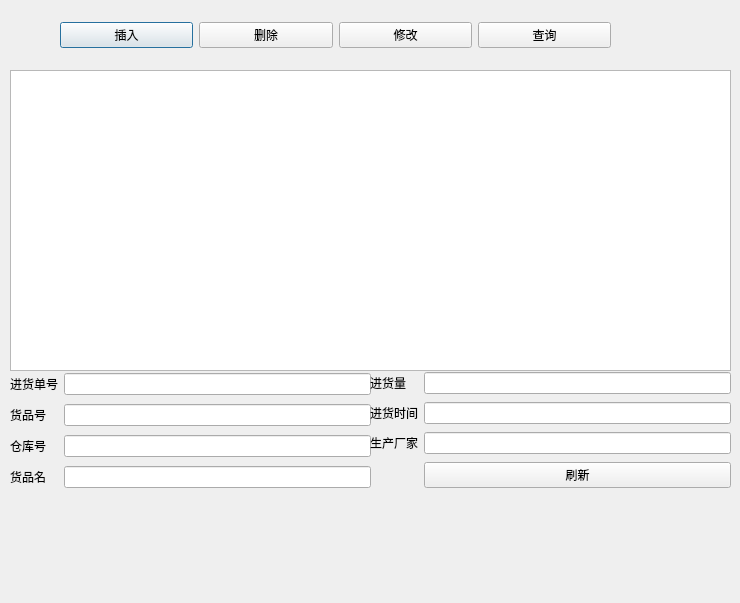
<?xml version="1.0" encoding="UTF-8"?>
<ui version="4.0">
 <class>DialogPurchaseManage</class>
 <widget class="QDialog" name="DialogPurchaseManage">
  <property name="geometry">
   <rect>
    <x>0</x>
    <y>0</y>
    <width>740</width>
    <height>603</height>
   </rect>
  </property>
  <property name="windowTitle">
   <string>Dialog</string>
  </property>
  <widget class="QTableView" name="tableView">
   <property name="geometry">
    <rect>
     <x>10</x>
     <y>70</y>
     <width>721</width>
     <height>301</height>
    </rect>
   </property>
  </widget>
  <widget class="QWidget" name="horizontalLayoutWidget">
   <property name="geometry">
    <rect>
     <x>60</x>
     <y>10</y>
     <width>551</width>
     <height>51</height>
    </rect>
   </property>
   <layout class="QHBoxLayout" name="horizontalLayout">
    <item>
     <widget class="QPushButton" name="btnadd">
      <property name="text">
       <string>插入</string>
      </property>
     </widget>
    </item>
    <item>
     <widget class="QPushButton" name="btndel">
      <property name="text">
       <string>删除</string>
      </property>
     </widget>
    </item>
    <item>
     <widget class="QPushButton" name="btnupdate">
      <property name="text">
       <string>修改</string>
      </property>
     </widget>
    </item>
    <item>
     <widget class="QPushButton" name="btnsel">
      <property name="text">
       <string>查询</string>
      </property>
     </widget>
    </item>
   </layout>
  </widget>
  <widget class="QWidget" name="gridLayoutWidget">
   <property name="geometry">
    <rect>
     <x>10</x>
     <y>370</y>
     <width>361</width>
     <height>121</height>
    </rect>
   </property>
   <layout class="QGridLayout" name="gridLayout">
    <item row="0" column="0">
     <widget class="QLabel" name="label">
      <property name="text">
       <string>进货单号</string>
      </property>
     </widget>
    </item>
    <item row="0" column="1">
     <widget class="QLineEdit" name="line_purchaseid"/>
    </item>
    <item row="1" column="0">
     <widget class="QLabel" name="label_2">
      <property name="text">
       <string>货品号</string>
      </property>
     </widget>
    </item>
    <item row="1" column="1">
     <widget class="QLineEdit" name="line_goodsid"/>
    </item>
    <item row="2" column="0">
     <widget class="QLabel" name="label_3">
      <property name="text">
       <string>仓库号</string>
      </property>
     </widget>
    </item>
    <item row="2" column="1">
     <widget class="QLineEdit" name="line_stid"/>
    </item>
    <item row="3" column="0">
     <widget class="QLabel" name="label_4">
      <property name="text">
       <string>货品名</string>
      </property>
     </widget>
    </item>
    <item row="3" column="1">
     <widget class="QLineEdit" name="line_goodsname"/>
    </item>
   </layout>
  </widget>
  <widget class="QWidget" name="gridLayoutWidget_2">
   <property name="geometry">
    <rect>
     <x>370</x>
     <y>370</y>
     <width>361</width>
     <height>121</height>
    </rect>
   </property>
   <layout class="QGridLayout" name="gridLayout_2">
    <item row="0" column="0">
     <widget class="QLabel" name="label_5">
      <property name="text">
       <string>进货量</string>
      </property>
     </widget>
    </item>
    <item row="0" column="1">
     <widget class="QLineEdit" name="line_num"/>
    </item>
    <item row="2" column="0">
     <widget class="QLabel" name="label_7">
      <property name="text">
       <string>生产厂家</string>
      </property>
     </widget>
    </item>
    <item row="1" column="1">
     <widget class="QLineEdit" name="line_time"/>
    </item>
    <item row="1" column="0">
     <widget class="QLabel" name="label_6">
      <property name="text">
       <string>进货时间</string>
      </property>
     </widget>
    </item>
    <item row="2" column="1">
     <widget class="QLineEdit" name="line_ma"/>
    </item>
    <item row="3" column="1">
     <widget class="QPushButton" name="btnflush">
      <property name="text">
       <string>刷新</string>
      </property>
     </widget>
    </item>
   </layout>
  </widget>
 </widget>
 <resources/>
 <connections/>
</ui>
